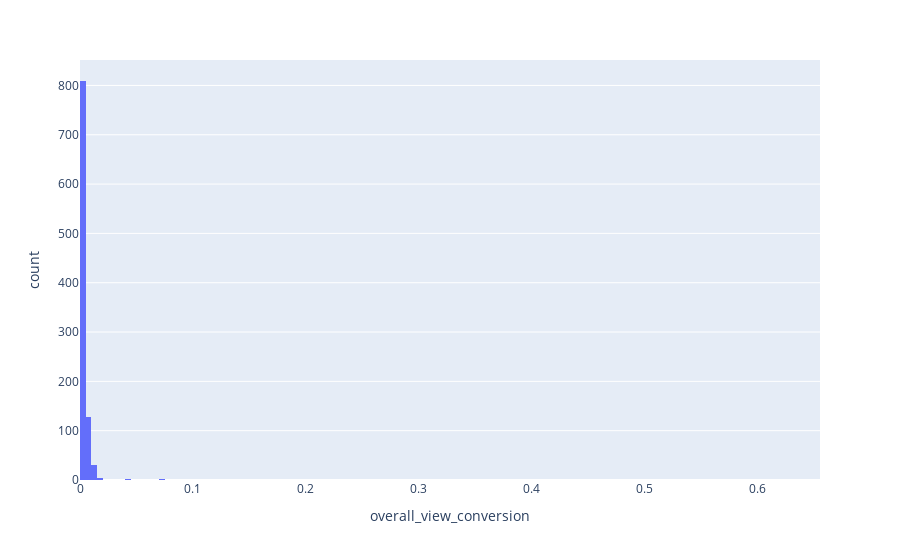

Notebook code cell kept with this figure:
### Code cell
#hist2 = df['overall_view_conversion'].hist(bins=30)
# filtered out some of the values that were errors since their yearly earnings weren't listed
hist2 = px.histogram(df[df['overall_view_conversion'] < 1], x="overall_view_conversion")
hist2.show()

### Figure 1 — Plotly figure (JSON) as saved in the notebook; plotly's stock layout.template omitted (floating-point values rounded to 4 significant figures; data arrays with more than 128 entries replaced by an {"elided": "..."} marker saying what was removed)
{"data": [{"alignmentgroup": "True", "bingroup": "x", "hovertemplate": "overall_view_conversion=%{x}<br>count=%{y}<extra></extra>", "legendgroup": "", "marker": {"color": "#636efa", "pattern": {"shape": ""}}, "name": "", "offsetgroup": "", "orientation": "v", "showlegend": false, "type": "histogram", "x": {"elided": "984 float values"}, "xaxis": "x", "yaxis": "y"}], "layout": {"autosize": true, "barmode": "relative", "legend": {"tracegroupgap": 0}, "margin": {"t": 60}, "xaxis": {"anchor": "y", "autorange": true, "domain": [0, 1], "range": [5.334e-17, 0.655], "title": {"text": "overall_view_conversion"}, "type": "linear"}, "yaxis": {"anchor": "x", "autorange": true, "domain": [0, 1], "range": [0, 851.6], "title": {"text": "count"}}}}
